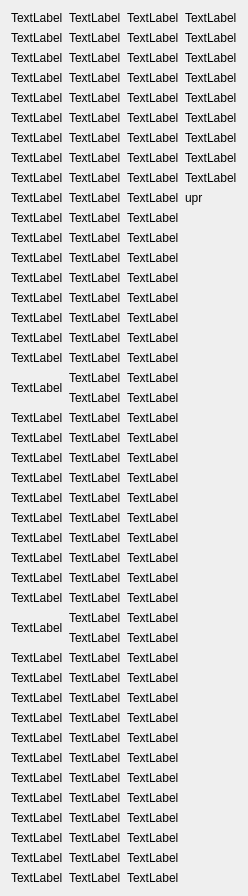
      <widget class="QWidget" name="tab_5">
       <attribute name="title">
        <string>Электро</string>
       </attribute>
       <layout class="QGridLayout" name="gridLayout_2">
        <item row="0" column="0">
         <widget class="QLabel" name="label_28">
          <property name="text">
           <string>TextLabel</string>
          </property>
         </widget>
        </item>
        <item row="0" column="1">
         <widget class="QLabel" name="uks1x36">
          <property name="text">
           <string>TextLabel</string>
          </property>
         </widget>
        </item>
        <item row="0" column="2">
         <widget class="QLabel" name="uks3x388">
          <property name="text">
           <string>TextLabel</string>
          </property>
         </widget>
        </item>
        <item row="0" column="3">
         <widget class="QLabel" name="uks2x313">
          <property name="text">
           <string>TextLabel</string>
          </property>
         </widget>
        </item>
        <item row="1" column="0">
         <widget class="QLabel" name="label_11">
          <property name="text">
           <string>TextLabel</string>
          </property>
         </widget>
        </item>
        <item row="1" column="1">
         <widget class="QLabel" name="uks1x37">
          <property name="text">
           <string>TextLabel</string>
          </property>
         </widget>
        </item>
        <item row="1" column="2">
         <widget class="QLabel" name="uks2x382">
          <property name="text">
           <string>TextLabel</string>
          </property>
         </widget>
        </item>
        <item row="1" column="3">
         <widget class="QLabel" name="uks2x359">
          <property name="text">
           <string>TextLabel</string>
          </property>
         </widget>
        </item>
        <item row="2" column="0">
         <widget class="QLabel" name="label_17">
          <property name="text">
           <string>TextLabel</string>
          </property>
         </widget>
        </item>
        <item row="2" column="1">
         <widget class="QLabel" name="uks3x325">
          <property name="text">
           <string>TextLabel</string>
          </property>
         </widget>
        </item>
        <item row="2" column="2">
         <widget class="QLabel" name="uks1x248">
          <property name="text">
           <string>TextLabel</string>
          </property>
         </widget>
        </item>
        <item row="2" column="3">
         <widget class="QLabel" name="uks2x360">
          <property name="text">
           <string>TextLabel</string>
          </property>
         </widget>
        </item>
        <item row="3" column="0">
         <widget class="QLabel" name="label_35">
          <property name="text">
           <string>TextLabel</string>
          </property>
         </widget>
        </item>
        <item row="3" column="1">
         <widget class="QLabel" name="uks3x326">
          <property name="text">
           <string>TextLabel</string>
          </property>
         </widget>
        </item>
        <item row="3" column="2">
         <widget class="QLabel" name="uks3x248">
          <property name="text">
           <string>TextLabel</string>
          </property>
         </widget>
        </item>
        <item row="3" column="3">
         <widget class="QLabel" name="uks4x355">
          <property name="text">
           <string>TextLabel</string>
          </property>
         </widget>
        </item>
        <item row="4" column="0">
         <widget class="QLabel" name="label_39">
          <property name="text">
           <string>TextLabel</string>
          </property>
         </widget>
        </item>
        <item row="4" column="1">
         <widget class="QLabel" name="uks1x38">
          <property name="text">
           <string>TextLabel</string>
          </property>
         </widget>
        </item>
        <item row="4" column="2">
         <widget class="QLabel" name="uks1x3105106">
          <property name="text">
           <string>TextLabel</string>
          </property>
         </widget>
        </item>
        <item row="4" column="3">
         <widget class="QLabel" name="uks4x356">
          <property name="text">
           <string>TextLabel</string>
          </property>
         </widget>
        </item>
        <item row="5" column="0">
         <widget class="QLabel" name="label_12">
          <property name="text">
           <string>TextLabel</string>
          </property>
         </widget>
        </item>
        <item row="5" column="1">
         <widget class="QLabel" name="uks1x39">
          <property name="text">
           <string>TextLabel</string>
          </property>
         </widget>
        </item>
        <item row="5" column="2">
         <widget class="QLabel" name="uks1x3109110">
          <property name="text">
           <string>TextLabel</string>
          </property>
         </widget>
        </item>
        <item row="5" column="3">
         <widget class="QLabel" name="uks3x343">
          <property name="text">
           <string>TextLabel</string>
          </property>
         </widget>
        </item>
        <item row="6" column="0">
         <widget class="QLabel" name="label_30">
          <property name="text">
           <string>TextLabel</string>
          </property>
         </widget>
        </item>
        <item row="6" column="1">
         <widget class="QLabel" name="uks3x327">
          <property name="text">
           <string>TextLabel</string>
          </property>
         </widget>
        </item>
        <item row="6" column="2">
         <widget class="QLabel" name="uks3x3105106">
          <property name="text">
           <string>TextLabel</string>
          </property>
         </widget>
        </item>
        <item row="6" column="3">
         <widget class="QLabel" name="uks3x344">
          <property name="text">
           <string>TextLabel</string>
          </property>
         </widget>
        </item>
        <item row="7" column="0">
         <widget class="QLabel" name="label_3">
          <property name="text">
           <string>TextLabel</string>
          </property>
         </widget>
        </item>
        <item row="7" column="1">
         <widget class="QLabel" name="uks3x328">
          <property name="text">
           <string>TextLabel</string>
          </property>
         </widget>
        </item>
        <item row="7" column="2">
         <widget class="QLabel" name="uks3x3109110">
          <property name="text">
           <string>TextLabel</string>
          </property>
         </widget>
        </item>
        <item row="7" column="3">
         <widget class="QLabel" name="uks4x351">
          <property name="text">
           <string>TextLabel</string>
          </property>
         </widget>
        </item>
        <item row="8" column="0">
         <widget class="QLabel" name="label_41">
          <property name="text">
           <string>TextLabel</string>
          </property>
         </widget>
        </item>
        <item row="8" column="1">
         <widget class="QLabel" name="uks1x311">
          <property name="text">
           <string>TextLabel</string>
          </property>
         </widget>
        </item>
        <item row="8" column="2">
         <widget class="QLabel" name="uks2x385">
          <property name="text">
           <string>TextLabel</string>
          </property>
         </widget>
        </item>
        <item row="8" column="3">
         <widget class="QLabel" name="uks4x357">
          <property name="text">
           <string>TextLabel</string>
          </property>
         </widget>
        </item>
        <item row="9" column="0">
         <widget class="QLabel" name="label_43">
          <property name="text">
           <string>TextLabel</string>
          </property>
         </widget>
        </item>
        <item row="9" column="1">
         <widget class="QLabel" name="uks3x329">
          <property name="text">
           <string>TextLabel</string>
          </property>
         </widget>
        </item>
        <item row="9" column="2">
         <widget class="QLabel" name="uks2x386">
          <property name="text">
           <string>TextLabel</string>
          </property>
         </widget>
        </item>
        <item row="10" column="0">
         <widget class="QLabel" name="label_23">
          <property name="text">
           <string>TextLabel</string>
          </property>
         </widget>
        </item>
        <item row="10" column="1">
         <widget class="QLabel" name="uks1x310">
          <property name="text">
           <string>TextLabel</string>
          </property>
         </widget>
        </item>
        <item row="10" column="2">
         <widget class="QLabel" name="uks2x3105106">
          <property name="text">
           <string>TextLabel</string>
          </property>
         </widget>
        </item>
        <item row="11" column="0">
         <widget class="QLabel" name="label_15">
          <property name="text">
           <string>TextLabel</string>
          </property>
         </widget>
        </item>
        <item row="11" column="1">
         <widget class="QLabel" name="uks2x353">
          <property name="text">
           <string>TextLabel</string>
          </property>
         </widget>
        </item>
        <item row="11" column="2">
         <widget class="QLabel" name="uks2x3107108">
          <property name="text">
           <string>TextLabel</string>
          </property>
         </widget>
        </item>
        <item row="12" column="0">
         <widget class="QLabel" name="label_27">
          <property name="text">
           <string>TextLabel</string>
          </property>
         </widget>
        </item>
        <item row="12" column="1">
         <widget class="QLabel" name="uks2x354">
          <property name="text">
           <string>TextLabel</string>
          </property>
         </widget>
        </item>
        <item row="12" column="2">
         <widget class="QLabel" name="uks4x387">
          <property name="text">
           <string>TextLabel</string>
          </property>
         </widget>
        </item>
        <item row="13" column="0">
         <widget class="QLabel" name="label_2">
          <property name="text">
           <string>TextLabel</string>
          </property>
         </widget>
        </item>
        <item row="13" column="1">
         <widget class="QLabel" name="uks1x343">
          <property name="text">
           <string>TextLabel</string>
          </property>
         </widget>
        </item>
        <item row="13" column="2">
         <widget class="QLabel" name="uks1x31">
          <property name="text">
           <string>TextLabel</string>
          </property>
         </widget>
        </item>
        <item row="14" column="0">
         <widget class="QLabel" name="label_18">
          <property name="text">
           <string>TextLabel</string>
          </property>
         </widget>
        </item>
        <item row="14" column="1">
         <widget class="QLabel" name="uks1x344">
          <property name="text">
           <string>TextLabel</string>
          </property>
         </widget>
        </item>
        <item row="14" column="2">
         <widget class="QLabel" name="uks1x33">
          <property name="text">
           <string>TextLabel</string>
          </property>
         </widget>
        </item>
        <item row="15" column="0">
         <widget class="QLabel" name="label_24">
          <property name="text">
           <string>TextLabel</string>
          </property>
         </widget>
        </item>
        <item row="15" column="1">
         <widget class="QLabel" name="uks2x314">
          <property name="text">
           <string>TextLabel</string>
          </property>
         </widget>
        </item>
        <item row="15" column="2">
         <widget class="QLabel" name="uks1x34">
          <property name="text">
           <string>TextLabel</string>
          </property>
         </widget>
        </item>
        <item row="16" column="0">
         <widget class="QLabel" name="label_14">
          <property name="text">
           <string>TextLabel</string>
          </property>
         </widget>
        </item>
        <item row="16" column="1">
         <widget class="QLabel" name="uks4x339">
          <property name="text">
           <string>TextLabel</string>
          </property>
         </widget>
        </item>
        <item row="16" column="2">
         <widget class="QLabel" name="uks1x35">
          <property name="text">
           <string>TextLabel</string>
          </property>
         </widget>
        </item>
        <item row="17" column="0">
         <widget class="QLabel" name="label_10">
          <property name="text">
           <string>TextLabel</string>
          </property>
         </widget>
        </item>
        <item row="17" column="1">
         <widget class="QLabel" name="uks2x355">
          <property name="text">
           <string>TextLabel</string>
          </property>
         </widget>
        </item>
        <item row="17" column="2">
         <widget class="QLabel" name="uks2x31">
          <property name="text">
           <string>TextLabel</string>
          </property>
         </widget>
        </item>
        <item row="18" column="0" rowspan="2">
         <widget class="QLabel" name="label_5">
          <property name="text">
           <string>TextLabel</string>
          </property>
         </widget>
        </item>
        <item row="18" column="1">
         <widget class="QLabel" name="uks4x352">
          <property name="text">
           <string>TextLabel</string>
          </property>
         </widget>
        </item>
        <item row="18" column="2">
         <widget class="QLabel" name="uks2x33">
          <property name="text">
           <string>TextLabel</string>
          </property>
         </widget>
        </item>
        <item row="19" column="1">
         <widget class="QLabel" name="uks2x312">
          <property name="text">
           <string>TextLabel</string>
          </property>
         </widget>
        </item>
        <item row="19" column="2">
         <widget class="QLabel" name="uks2x34">
          <property name="text">
           <string>TextLabel</string>
          </property>
         </widget>
        </item>
        <item row="20" column="0">
         <widget class="QLabel" name="label_8">
          <property name="text">
           <string>TextLabel</string>
          </property>
         </widget>
        </item>
        <item row="20" column="1">
         <widget class="QLabel" name="uks4x337">
          <property name="text">
           <string>TextLabel</string>
          </property>
         </widget>
        </item>
        <item row="20" column="2">
         <widget class="QLabel" name="uks3x320">
          <property name="text">
           <string>TextLabel</string>
          </property>
         </widget>
        </item>
        <item row="21" column="0">
         <widget class="QLabel" name="label_21">
          <property name="text">
           <string>TextLabel</string>
          </property>
         </widget>
        </item>
        <item row="21" column="1">
         <widget class="QLabel" name="uks4x340">
          <property name="text">
           <string>TextLabel</string>
          </property>
         </widget>
        </item>
        <item row="21" column="2">
         <widget class="QLabel" name="uks3x322">
          <property name="text">
           <string>TextLabel</string>
          </property>
         </widget>
        </item>
        <item row="22" column="0">
         <widget class="QLabel" name="label_25">
          <property name="text">
           <string>TextLabel</string>
          </property>
         </widget>
        </item>
        <item row="22" column="1">
         <widget class="QLabel" name="uks2x310">
          <property name="text">
           <string>TextLabel</string>
          </property>
         </widget>
        </item>
        <item row="22" column="2">
         <widget class="QLabel" name="uks3x323">
          <property name="text">
           <string>TextLabel</string>
          </property>
         </widget>
        </item>
        <item row="23" column="0">
         <widget class="QLabel" name="label_19">
          <property name="text">
           <string>TextLabel</string>
          </property>
         </widget>
        </item>
        <item row="23" column="1">
         <widget class="QLabel" name="uks2x311">
          <property name="text">
           <string>TextLabel</string>
          </property>
         </widget>
        </item>
        <item row="23" column="2">
         <widget class="QLabel" name="uks4x327">
          <property name="text">
           <string>TextLabel</string>
          </property>
         </widget>
        </item>
        <item row="24" column="0">
         <widget class="QLabel" name="label_22">
          <property name="text">
           <string>TextLabel</string>
          </property>
         </widget>
        </item>
        <item row="24" column="1">
         <widget class="QLabel" name="uks4x335">
          <property name="text">
           <string>TextLabel</string>
          </property>
         </widget>
        </item>
        <item row="24" column="2">
         <widget class="QLabel" name="uks4x328">
          <property name="text">
           <string>TextLabel</string>
          </property>
         </widget>
        </item>
        <item row="25" column="0">
         <widget class="QLabel" name="label_31">
          <property name="text">
           <string>TextLabel</string>
          </property>
         </widget>
        </item>
        <item row="25" column="1">
         <widget class="QLabel" name="uks4x336">
          <property name="text">
           <string>TextLabel</string>
          </property>
         </widget>
        </item>
        <item row="25" column="2">
         <widget class="QLabel" name="uks4x329">
          <property name="text">
           <string>TextLabel</string>
          </property>
         </widget>
        </item>
        <item row="26" column="0">
         <widget class="QLabel" name="label_4">
          <property name="text">
           <string>TextLabel</string>
          </property>
         </widget>
        </item>
        <item row="26" column="1">
         <widget class="QLabel" name="uks2x315">
          <property name="text">
           <string>TextLabel</string>
          </property>
         </widget>
        </item>
        <item row="26" column="2">
         <widget class="QLabel" name="uks2x36">
          <property name="text">
           <string>TextLabel</string>
          </property>
         </widget>
        </item>
        <item row="27" column="0">
         <widget class="QLabel" name="label_36">
          <property name="text">
           <string>TextLabel</string>
          </property>
         </widget>
        </item>
        <item row="27" column="1">
         <widget class="QLabel" name="uks2x356">
          <property name="text">
           <string>TextLabel</string>
          </property>
         </widget>
        </item>
        <item row="27" column="2">
         <widget class="QLabel" name="uks2x37">
          <property name="text">
           <string>TextLabel</string>
          </property>
         </widget>
        </item>
        <item row="28" column="0">
         <widget class="QLabel" name="label_37">
          <property name="text">
           <string>TextLabel</string>
          </property>
         </widget>
        </item>
        <item row="28" column="1">
         <widget class="QLabel" name="uks1x2105106">
          <property name="text">
           <string>TextLabel</string>
          </property>
         </widget>
        </item>
        <item row="28" column="2">
         <widget class="QLabel" name="uks2x38">
          <property name="text">
           <string>TextLabel</string>
          </property>
         </widget>
        </item>
        <item row="29" column="0">
         <widget class="QLabel" name="label_26">
          <property name="text">
           <string>TextLabel</string>
          </property>
         </widget>
        </item>
        <item row="29" column="1">
         <widget class="QLabel" name="uks1x394">
          <property name="text">
           <string>TextLabel</string>
          </property>
         </widget>
        </item>
        <item row="29" column="2">
         <widget class="QLabel" name="uks4x331">
          <property name="text">
           <string>TextLabel</string>
          </property>
         </widget>
        </item>
        <item row="30" column="0" rowspan="2">
         <widget class="QLabel" name="label_32">
          <property name="text">
           <string>TextLabel</string>
          </property>
         </widget>
        </item>
        <item row="30" column="1">
         <widget class="QLabel" name="uks1x395">
          <property name="text">
           <string>TextLabel</string>
          </property>
         </widget>
        </item>
        <item row="30" column="2">
         <widget class="QLabel" name="uks4x333">
          <property name="text">
           <string>TextLabel</string>
          </property>
         </widget>
        </item>
        <item row="31" column="1">
         <widget class="QLabel" name="uks2x2105106">
          <property name="text">
           <string>TextLabel</string>
          </property>
         </widget>
        </item>
        <item row="31" column="2">
         <widget class="QLabel" name="uks2x348">
          <property name="text">
           <string>TextLabel</string>
          </property>
         </widget>
        </item>
        <item row="32" column="0">
         <widget class="QLabel" name="label_38">
          <property name="text">
           <string>TextLabel</string>
          </property>
         </widget>
        </item>
        <item row="32" column="1">
         <widget class="QLabel" name="uks4x2105106">
          <property name="text">
           <string>TextLabel</string>
          </property>
         </widget>
        </item>
        <item row="32" column="2">
         <widget class="QLabel" name="uks2x349">
          <property name="text">
           <string>TextLabel</string>
          </property>
         </widget>
        </item>
        <item row="33" column="0">
         <widget class="QLabel" name="label_34">
          <property name="text">
           <string>TextLabel</string>
          </property>
         </widget>
        </item>
        <item row="33" column="1">
         <widget class="QLabel" name="uks2x394">
          <property name="text">
           <string>TextLabel</string>
          </property>
         </widget>
        </item>
        <item row="33" column="2">
         <widget class="QLabel" name="uks4x347">
          <property name="text">
           <string>TextLabel</string>
          </property>
         </widget>
        </item>
        <item row="34" column="0">
         <widget class="QLabel" name="label_40">
          <property name="text">
           <string>TextLabel</string>
          </property>
         </widget>
        </item>
        <item row="34" column="1">
         <widget class="QLabel" name="uks4x394">
          <property name="text">
           <string>TextLabel</string>
          </property>
         </widget>
        </item>
        <item row="34" column="2">
         <widget class="QLabel" name="uks4x348">
          <property name="text">
           <string>TextLabel</string>
          </property>
         </widget>
        </item>
        <item row="35" column="0">
         <widget class="QLabel" name="label_6">
          <property name="text">
           <string>TextLabel</string>
          </property>
         </widget>
        </item>
        <item row="35" column="1">
         <widget class="QLabel" name="uks2x395">
          <property name="text">
           <string>TextLabel</string>
          </property>
         </widget>
        </item>
        <item row="35" column="2">
         <widget class="QLabel" name="uks2x343">
          <property name="text">
           <string>TextLabel</string>
          </property>
         </widget>
        </item>
        <item row="36" column="0">
         <widget class="QLabel" name="label_33">
          <property name="text">
           <string>TextLabel</string>
          </property>
         </widget>
        </item>
        <item row="36" column="1">
         <widget class="QLabel" name="uks4x395">
          <property name="text">
           <string>TextLabel</string>
          </property>
         </widget>
        </item>
        <item row="36" column="2">
         <widget class="QLabel" name="uks2x344">
          <property name="text">
           <string>TextLabel</string>
          </property>
         </widget>
        </item>
        <item row="37" column="0">
         <widget class="QLabel" name="label_16">
          <property name="text">
           <string>TextLabel</string>
          </property>
         </widget>
        </item>
        <item row="37" column="1">
         <widget class="QLabel" name="uks3x394">
          <property name="text">
           <string>TextLabel</string>
          </property>
         </widget>
        </item>
        <item row="37" column="2">
         <widget class="QLabel" name="uks4x343">
          <property name="text">
           <string>TextLabel</string>
          </property>
         </widget>
        </item>
        <item row="38" column="0">
         <widget class="QLabel" name="label_7">
          <property name="text">
           <string>TextLabel</string>
          </property>
         </widget>
        </item>
        <item row="38" column="1">
         <widget class="QLabel" name="uks3x395">
          <property name="text">
           <string>TextLabel</string>
          </property>
         </widget>
        </item>
        <item row="38" column="2">
         <widget class="QLabel" name="uks4x344">
          <property name="text">
           <string>TextLabel</string>
          </property>
         </widget>
        </item>
        <item row="39" column="0">
         <widget class="QLabel" name="label_20">
          <property name="text">
           <string>TextLabel</string>
          </property>
         </widget>
        </item>
        <item row="39" column="1">
         <widget class="QLabel" name="uks1x382">
          <property name="text">
           <string>TextLabel</string>
          </property>
         </widget>
        </item>
        <item row="39" column="2">
         <widget class="QLabel" name="uks2x35">
          <property name="text">
           <string>TextLabel</string>
          </property>
         </widget>
        </item>
        <item row="40" column="0">
         <widget class="QLabel" name="label_42">
          <property name="text">
           <string>TextLabel</string>
          </property>
         </widget>
        </item>
        <item row="40" column="1">
         <widget class="QLabel" name="uks1x385">
          <property name="text">
           <string>TextLabel</string>
          </property>
         </widget>
        </item>
        <item row="40" column="2">
         <widget class="QLabel" name="uks3x324">
          <property name="text">
           <string>TextLabel</string>
          </property>
         </widget>
        </item>
        <item row="41" column="0">
         <widget class="QLabel" name="label_13">
          <property name="text">
           <string>TextLabel</string>
          </property>
         </widget>
        </item>
        <item row="41" column="1">
         <widget class="QLabel" name="uks3x382">
          <property name="text">
           <string>TextLabel</string>
          </property>
         </widget>
        </item>
        <item row="41" column="2">
         <widget class="QLabel" name="uks2x39">
          <property name="text">
           <string>TextLabel</string>
          </property>
         </widget>
        </item>
        <item row="42" column="0">
         <widget class="QLabel" name="label_29">
          <property name="text">
           <string>TextLabel</string>
          </property>
         </widget>
        </item>
        <item row="42" column="1">
         <widget class="QLabel" name="uks3x385">
          <property name="text">
           <string>TextLabel</string>
          </property>
         </widget>
        </item>
        <item row="42" column="2">
         <widget class="QLabel" name="uks4x334">
          <property name="text">
           <string>TextLabel</string>
          </property>
         </widget>
        </item>
        <item row="43" column="0">
         <widget class="QLabel" name="label_9">
          <property name="text">
           <string>TextLabel</string>
          </property>
         </widget>
        </item>
        <item row="43" column="1">
         <widget class="QLabel" name="uks1x388">
          <property name="text">
           <string>TextLabel</string>
          </property>
         </widget>
        </item>
        <item row="43" column="2">
         <widget class="QLabel" name="uks4x338">
          <property name="text">
           <string>TextLabel</string>
          </property>
         </widget>
        </item>
        <item row="9" column="3">
         <widget class="QLabel" name="upr">
          <property name="text">
           <string>upr</string>
          </property>
         </widget>
        </item>
       </layout>
      </widget>
